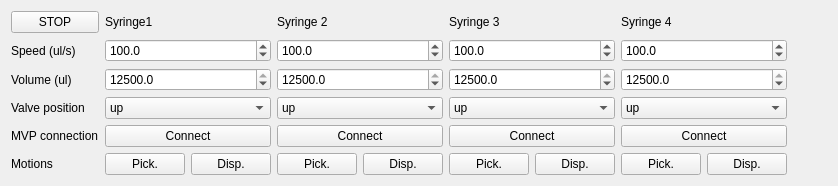
               <widget class="QWidget" name="tab_7">
                <attribute name="title">
                 <string>WorkStation</string>
                </attribute>
                <layout class="QHBoxLayout" name="horizontalLayout_2">
                 <item>
                  <layout class="QGridLayout" name="gridLayout_5">
                   <item row="5" column="4">
                    <layout class="QHBoxLayout" name="horizontalLayout_10">
                     <item>
                      <widget class="QPushButton" name="pushButton_fill_syringe_4">
                       <property name="text">
                        <string>Pick.</string>
                       </property>
                      </widget>
                     </item>
                     <item>
                      <widget class="QPushButton" name="pushButton_dispense_syringe_4">
                       <property name="text">
                        <string>Disp.</string>
                       </property>
                      </widget>
                     </item>
                    </layout>
                   </item>
                   <item row="5" column="2">
                    <layout class="QHBoxLayout" name="horizontalLayout_8">
                     <item>
                      <widget class="QPushButton" name="pushButton_fill_syringe_2">
                       <property name="text">
                        <string>Pick.</string>
                       </property>
                      </widget>
                     </item>
                     <item>
                      <widget class="QPushButton" name="pushButton_dispense_syringe_2">
                       <property name="text">
                        <string>Disp.</string>
                       </property>
                      </widget>
                     </item>
                    </layout>
                   </item>
                   <item row="5" column="3">
                    <layout class="QHBoxLayout" name="horizontalLayout_9">
                     <item>
                      <widget class="QPushButton" name="pushButton_fill_syringe_3">
                       <property name="text">
                        <string>Pick.</string>
                       </property>
                      </widget>
                     </item>
                     <item>
                      <widget class="QPushButton" name="pushButton_dispense_syringe_3">
                       <property name="text">
                        <string>Disp.</string>
                       </property>
                      </widget>
                     </item>
                    </layout>
                   </item>
                   <item row="5" column="1">
                    <layout class="QHBoxLayout" name="horizontalLayout_5">
                     <item>
                      <widget class="QPushButton" name="pushButton_fill_syringe_1">
                       <property name="text">
                        <string>Pick.</string>
                       </property>
                      </widget>
                     </item>
                     <item>
                      <widget class="QPushButton" name="pushButton_dispense_syringe_1">
                       <property name="text">
                        <string>Disp.</string>
                       </property>
                      </widget>
                     </item>
                    </layout>
                   </item>
                   <item row="4" column="1">
                    <widget class="QPushButton" name="pushButton_connect_mvp_syringe_1">
                     <property name="sizePolicy">
                      <sizepolicy hsizetype="Minimum" vsizetype="Fixed">
                       <horstretch>0</horstretch>
                       <verstretch>0</verstretch>
                      </sizepolicy>
                     </property>
                     <property name="text">
                      <string>Connect</string>
                     </property>
                    </widget>
                   </item>
                   <item row="4" column="3">
                    <widget class="QPushButton" name="pushButton_connect_mvp_syringe_3">
                     <property name="sizePolicy">
                      <sizepolicy hsizetype="Minimum" vsizetype="Fixed">
                       <horstretch>0</horstretch>
                       <verstretch>0</verstretch>
                      </sizepolicy>
                     </property>
                     <property name="text">
                      <string>Connect</string>
                     </property>
                    </widget>
                   </item>
                   <item row="4" column="2">
                    <widget class="QPushButton" name="pushButton_connect_mvp_syringe_2">
                     <property name="sizePolicy">
                      <sizepolicy hsizetype="Minimum" vsizetype="Fixed">
                       <horstretch>0</horstretch>
                       <verstretch>0</verstretch>
                      </sizepolicy>
                     </property>
                     <property name="text">
                      <string>Connect</string>
                     </property>
                    </widget>
                   </item>
                   <item row="5" column="0">
                    <widget class="QLabel" name="label_21">
                     <property name="text">
                      <string>Motions</string>
                     </property>
                    </widget>
                   </item>
                   <item row="2" column="0">
                    <widget class="QLabel" name="label_22">
                     <property name="text">
                      <string>Volume (ul)</string>
                     </property>
                    </widget>
                   </item>
                   <item row="2" column="1">
                    <widget class="QDoubleSpinBox" name="doubleSpinBox_stroke_factor_1">
                     <property name="decimals">
                      <number>1</number>
                     </property>
                     <property name="maximum">
                      <double>12500.000000000000000</double>
                     </property>
                     <property name="singleStep">
                      <double>1.000000000000000</double>
                     </property>
                     <property name="value">
                      <double>12500.000000000000000</double>
                     </property>
                    </widget>
                   </item>
                   <item row="4" column="4">
                    <widget class="QPushButton" name="pushButton_connect_mvp_syringe_4">
                     <property name="sizePolicy">
                      <sizepolicy hsizetype="Minimum" vsizetype="Fixed">
                       <horstretch>0</horstretch>
                       <verstretch>0</verstretch>
                      </sizepolicy>
                     </property>
                     <property name="text">
                      <string>Connect</string>
                     </property>
                    </widget>
                   </item>
                   <item row="3" column="1">
                    <widget class="QComboBox" name="comboBox_valve_port_1">
                     <item>
                      <property name="text">
                       <string>up</string>
                      </property>
                     </item>
                     <item>
                      <property name="text">
                       <string>left</string>
                      </property>
                     </item>
                     <item>
                      <property name="text">
                       <string>right</string>
                      </property>
                     </item>
                    </widget>
                   </item>
                   <item row="3" column="0">
                    <widget class="QLabel" name="label_18">
                     <property name="sizePolicy">
                      <sizepolicy hsizetype="Fixed" vsizetype="Preferred">
                       <horstretch>0</horstretch>
                       <verstretch>0</verstretch>
                      </sizepolicy>
                     </property>
                     <property name="text">
                      <string>Valve position</string>
                     </property>
                    </widget>
                   </item>
                   <item row="0" column="1">
                    <widget class="QLabel" name="label_9">
                     <property name="sizePolicy">
                      <sizepolicy hsizetype="Fixed" vsizetype="Preferred">
                       <horstretch>0</horstretch>
                       <verstretch>0</verstretch>
                      </sizepolicy>
                     </property>
                     <property name="text">
                      <string>Syringe1</string>
                     </property>
                    </widget>
                   </item>
                   <item row="0" column="4">
                    <widget class="QLabel" name="label_17">
                     <property name="sizePolicy">
                      <sizepolicy hsizetype="Fixed" vsizetype="Preferred">
                       <horstretch>0</horstretch>
                       <verstretch>0</verstretch>
                      </sizepolicy>
                     </property>
                     <property name="text">
                      <string>Syringe 4</string>
                     </property>
                    </widget>
                   </item>
                   <item row="0" column="3">
                    <widget class="QLabel" name="label_16">
                     <property name="sizePolicy">
                      <sizepolicy hsizetype="Fixed" vsizetype="Preferred">
                       <horstretch>0</horstretch>
                       <verstretch>0</verstretch>
                      </sizepolicy>
                     </property>
                     <property name="text">
                      <string>Syringe 3</string>
                     </property>
                    </widget>
                   </item>
                   <item row="0" column="2">
                    <widget class="QLabel" name="label_15">
                     <property name="sizePolicy">
                      <sizepolicy hsizetype="Fixed" vsizetype="Fixed">
                       <horstretch>0</horstretch>
                       <verstretch>0</verstretch>
                      </sizepolicy>
                     </property>
                     <property name="text">
                      <string>Syringe 2</string>
                     </property>
                    </widget>
                   </item>
                   <item row="3" column="2">
                    <widget class="QComboBox" name="comboBox_valve_port_2">
                     <item>
                      <property name="text">
                       <string>up</string>
                      </property>
                     </item>
                     <item>
                      <property name="text">
                       <string>left</string>
                      </property>
                     </item>
                     <item>
                      <property name="text">
                       <string>right</string>
                      </property>
                     </item>
                    </widget>
                   </item>
                   <item row="3" column="3">
                    <widget class="QComboBox" name="comboBox_valve_port_3">
                     <item>
                      <property name="text">
                       <string>up</string>
                      </property>
                     </item>
                     <item>
                      <property name="text">
                       <string>left</string>
                      </property>
                     </item>
                     <item>
                      <property name="text">
                       <string>right</string>
                      </property>
                     </item>
                    </widget>
                   </item>
                   <item row="2" column="2">
                    <widget class="QDoubleSpinBox" name="doubleSpinBox_stroke_factor_2">
                     <property name="decimals">
                      <number>1</number>
                     </property>
                     <property name="maximum">
                      <double>12500.000000000000000</double>
                     </property>
                     <property name="singleStep">
                      <double>1.000000000000000</double>
                     </property>
                     <property name="value">
                      <double>12500.000000000000000</double>
                     </property>
                    </widget>
                   </item>
                   <item row="4" column="0">
                    <widget class="QLabel" name="label_20">
                     <property name="text">
                      <string>MVP connection</string>
                     </property>
                    </widget>
                   </item>
                   <item row="1" column="4">
                    <widget class="QDoubleSpinBox" name="doubleSpinBox_speed_normal_mode_4">
                     <property name="decimals">
                      <number>1</number>
                     </property>
                     <property name="maximum">
                      <double>5000.000000000000000</double>
                     </property>
                     <property name="value">
                      <double>100.000000000000000</double>
                     </property>
                    </widget>
                   </item>
                   <item row="1" column="3">
                    <widget class="QDoubleSpinBox" name="doubleSpinBox_speed_normal_mode_3">
                     <property name="decimals">
                      <number>1</number>
                     </property>
                     <property name="maximum">
                      <double>5000.000000000000000</double>
                     </property>
                     <property name="value">
                      <double>100.000000000000000</double>
                     </property>
                    </widget>
                   </item>
                   <item row="3" column="4">
                    <widget class="QComboBox" name="comboBox_valve_port_4">
                     <item>
                      <property name="text">
                       <string>up</string>
                      </property>
                     </item>
                     <item>
                      <property name="text">
                       <string>left</string>
                      </property>
                     </item>
                     <item>
                      <property name="text">
                       <string>right</string>
                      </property>
                     </item>
                    </widget>
                   </item>
                   <item row="1" column="1">
                    <widget class="QDoubleSpinBox" name="doubleSpinBox_speed_normal_mode_1">
                     <property name="decimals">
                      <number>1</number>
                     </property>
                     <property name="maximum">
                      <double>5000.000000000000000</double>
                     </property>
                     <property name="value">
                      <double>100.000000000000000</double>
                     </property>
                    </widget>
                   </item>
                   <item row="1" column="0">
                    <widget class="QLabel" name="label_19">
                     <property name="sizePolicy">
                      <sizepolicy hsizetype="Fixed" vsizetype="Preferred">
                       <horstretch>0</horstretch>
                       <verstretch>0</verstretch>
                      </sizepolicy>
                     </property>
                     <property name="text">
                      <string>Speed (ul/s)</string>
                     </property>
                    </widget>
                   </item>
                   <item row="1" column="2">
                    <widget class="QDoubleSpinBox" name="doubleSpinBox_speed_normal_mode_2">
                     <property name="decimals">
                      <number>1</number>
                     </property>
                     <property name="maximum">
                      <double>5000.000000000000000</double>
                     </property>
                     <property name="value">
                      <double>100.000000000000000</double>
                     </property>
                    </widget>
                   </item>
                   <item row="2" column="4">
                    <widget class="QDoubleSpinBox" name="doubleSpinBox_stroke_factor_4">
                     <property name="decimals">
                      <number>1</number>
                     </property>
                     <property name="maximum">
                      <double>12500.000000000000000</double>
                     </property>
                     <property name="singleStep">
                      <double>1.000000000000000</double>
                     </property>
                     <property name="value">
                      <double>12500.000000000000000</double>
                     </property>
                    </widget>
                   </item>
                   <item row="2" column="3">
                    <widget class="QDoubleSpinBox" name="doubleSpinBox_stroke_factor_3">
                     <property name="decimals">
                      <number>1</number>
                     </property>
                     <property name="maximum">
                      <double>12500.000000000000000</double>
                     </property>
                     <property name="singleStep">
                      <double>1.000000000000000</double>
                     </property>
                     <property name="value">
                      <double>12500.000000000000000</double>
                     </property>
                    </widget>
                   </item>
                   <item row="0" column="0">
                    <widget class="QPushButton" name="pushButton_stop_normal">
                     <property name="sizePolicy">
                      <sizepolicy hsizetype="Minimum" vsizetype="Fixed">
                       <horstretch>0</horstretch>
                       <verstretch>0</verstretch>
                      </sizepolicy>
                     </property>
                     <property name="text">
                      <string>STOP</string>
                     </property>
                    </widget>
                   </item>
                  </layout>
                 </item>
                 <item>
                  <spacer name="horizontalSpacer">
                   <property name="orientation">
                    <enum>Qt::Horizontal</enum>
                   </property>
                   <property name="sizeHint" stdset="0">
                    <size>
                     <width>40</width>
                     <height>20</height>
                    </size>
                   </property>
                  </spacer>
                 </item>
                </layout>
               </widget>
